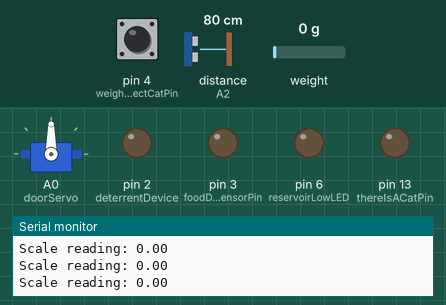
A sketch run on a simulated Arduino Uno, built with avr-gcc and run on an emulated ATmega328P. Shown: servo, output pins drawn as LEDs (lit = HIGH), the last lines printed to the serial monitor. Dashed ring = blinking. The inputs (shaded band) are chosen by the test bench; at power-on: weight on the scale 0 g, distance to the obstacle (sensor on A2) 80 cm, pin 4 (weighCorrectCatPin) HIGH.

Above: at 2.2 s.
2.3 s: weight on the scale set to 5 g
4.0 s: weight on the scale set to 8 g
7.0 s: distance to the obstacle (sensor on A2) set to 22 cm
10.0 s: distance to the obstacle (sensor on A2) set to 18 cm
At 12.7 s:
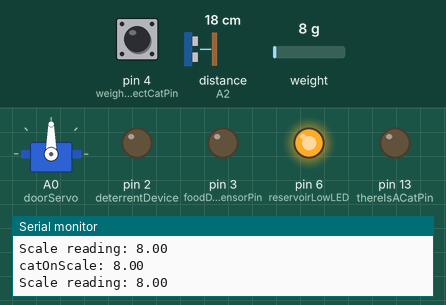
13.0 s: weight on the scale set to 936 g
16.0 s: weight on the scale set to 1062 g
At 16.73 s:
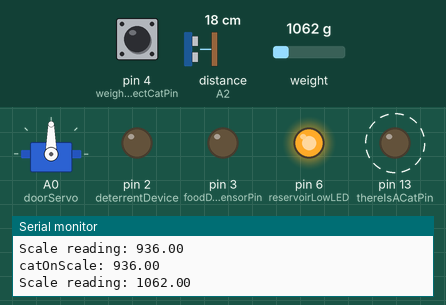
Timing chart, 0 to 21.8 s (numbered marks = the images above; inputs shaded):
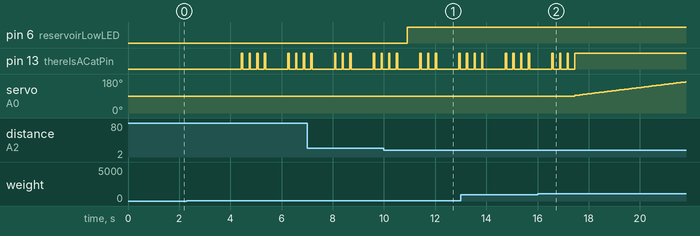

The sketch:

selectACat.ino
```cpp
// See the README for a complete "talk-through" of the project.

#include <Servo.h>
#include <NewPing.h>
#include <HX711.h>

//Establish which pins attach to which items.

Servo doorServo;

const int markPin = A1;
const int twainPin = A2;
const int scaleData = A3;
const int scaleClock = A4;
const int deterrentDevice = 2;
const int foodDispensorPin = 3;
const int weighCorrectCatPin = 4;
const int dispensorAtTopPin = 5;
const int reservoirLowLED = 6;

const int thereIsACatPin = 13;


const int doorClosedAngle = 93;
const int doorOpenAngle = 175;

const int max_distance = 20;
NewPing sonar(markPin, twainPin, max_distance);

HX711 scale(scaleData, scaleClock);
float calibration_factor = -4700;

// Varaibles
float medianCatWeight = 0;
int doorOpen = 0;
int ration = 3;
int selectorPosition = 0;
int doorAngle = doorClosedAngle;
float allowedWeightVariance = 1;
const int minimumPossibleCat = 6;

// variables for weigh-in
float readingTally = 0;
int readingNumber = 0;
float highReading = 0;
float lowReading = 1000;
float averageReading = 0;

void setup() {
  Serial.begin(9600);
  // Establich which pins are innies, which are outies
  doorServo.attach(A0);
  pinMode(deterrentDevice, OUTPUT);
  pinMode(thereIsACatPin, OUTPUT);
  pinMode(reservoirLowLED, OUTPUT);
  pinMode(foodDispensorPin, OUTPUT);
  pinMode(dispensorAtTopPin, INPUT_PULLUP);
  pinMode(weighCorrectCatPin, INPUT_PULLUP);

  // initialize the scale
  scale.set_scale(calibration_factor);
  scale.tare();  //Reset the scale to 0
}

void loop() {
  // check the distance from the lid to the top of the food pile in the reservoir
  int uS = sonar.ping_median();
  if (uS / US_ROUNDTRIP_CM > 6) {
    digitalWrite(reservoirLowLED, HIGH);
  } else {
    digitalWrite(reservoirLowLED, LOW);
  }

  // See where the selector is and change the ration as needed;
  rationRead();

  // when scale is empty, tare if the baseline drifts too much.
  if (abs(scale.get_units()) >= 0.05 && scale.get_units() < 0.1) {
    scale.tare();
  }

  // for testing purposes
  Serial.print("Scale reading: ");
  Serial.println(scale.get_units());

  // Because we're using digital PULLUP, LOW is HIGH and HIGH is LOW for all switches

  // push a button to weigh in the correct cat,
  // sets the medianCatWeight if a good reading is achieved
  if (digitalRead(weighCorrectCatPin) == LOW) {
    weighIn();
  }

  // first see that there is a cat (>6lbs) then read its weight
  if (scale.get_units() > minimumPossibleCat) {
    // get a reading and set it for this fn
    float catOnScaleWeight = readCatWeight(true);
    Serial.print("catOnScale: ");
    Serial.println(catOnScaleWeight);

    // see if in range
    if (abs(catOnScaleWeight - medianCatWeight) <= allowedWeightVariance) {
      // make this the new median weight
      medianCatWeight = catOnScaleWeight;
      Serial.print("New Median Cat Weight: ");
      Serial.println(medianCatWeight);
      // do the things for the right cat
      digitalWrite(thereIsACatPin, HIGH);
      openDoor();

      bool stillFeeding = true;
      int intruderPresenceScore = 0;
      while (stillFeeding == true) {
        // start with a 1 second reading for this iteration
        float checkWeight = readCatWeight(false);
        Serial.print("checkWeight: ");
        Serial.println(checkWeight);
        // if the cat has stepped off the scale, as indicated by the weight dropping to less than 1/3
        if (checkWeight < (medianCatWeight / 3)) {
          // close doors, end loop
          closeDoor();
          stillFeeding = false;

          // if the weight is up by the allowed variance, we have an intruider
        } else if (checkWeight - medianCatWeight > allowedWeightVariance ) {
          intruderPresenceScore += 1;
          // if the extra cat has stuck around
          if (intruderPresenceScore > 3) {
            closeDoor();
            stillFeeding = false;
          } else {
            deterrent(1000);
          }
        }
      } // end of while feeding

      intruderPresenceScore = 0;
    }

  } // end of checking the weight of the cat

} // end of main loop


void openDoor() {
  // Open the door to the open angle
  for (doorAngle = doorClosedAngle; doorAngle < doorOpenAngle; doorAngle++) {
    doorServo.write(doorAngle);
    delay(60);
  }
  doorOpen = 1;
  // drop the aloted food portion(s).
  feed();
  delay(1000);
}

void closeDoor() {
  // checking to be sure the door is open, then close it
  if (doorOpen == 1) {
    for (doorAngle = doorOpenAngle; doorAngle >= doorClosedAngle; doorAngle--) {
      doorServo.write(doorAngle);
      delay(60);
    }
    doorOpen = 0;
  }
}

void feed() {
  // use the too-much-food function? look back to commits pre 12/26/15
  // if there's not much food in the bowl and the doors are open, the hopper starts dropping portions of food.
  if (doorOpen == 1) {
    // start rotating the motor.
    // When it gets back to the top it checks weight (a higher value than above)
    // and to see that it's under ration before continuing with the rotate.
    /* Serial.print("ration: ");
      Serial.println(ration); */
    for (int i = 0 ; doorOpen == 1 && ration > i ; i++) {
      // dispensor at top will be determined by a contact to a metal plate on a disc that rotates with the dispensor ball,
      // so when it hits that plate it'll be oriented to the fill position. When it starts back up, it'll still be in contact for a bit
      while (digitalRead(dispensorAtTopPin) == LOW) {
        // rotates out of the plate zone
        digitalWrite(foodDispensorPin, HIGH);
      }
      while (digitalRead(dispensorAtTopPin) == HIGH) {
        // keeps rotating until it gets back to the plate.
        digitalWrite(foodDispensorPin, HIGH);
      }
    }
    digitalWrite(foodDispensorPin, LOW);
  }
}

void ledBlink(int blinkingLED, int blinkOnLengthMs, int blinkOffLengthMs) {
  unsigned long startMillis = millis();
  digitalWrite(blinkingLED, HIGH);
  while (millis() < startMillis + blinkOnLengthMs);
  digitalWrite(blinkingLED, LOW);
  while (millis() < startMillis + blinkOffLengthMs + blinkOnLengthMs);
}

void weighIn() {
  unsigned long startMillis = millis();
  while (digitalRead(weighCorrectCatPin) == LOW && millis() - startMillis < 2000) {
    ledBlink(thereIsACatPin, 50, 50);
    readScale();
  }
  while (digitalRead(weighCorrectCatPin) == LOW) {
    if (highReading - lowReading < 1 && lowReading > 5) {
      medianCatWeight = averageReading;
      digitalWrite(thereIsACatPin, HIGH);
      delay(2000);
      digitalWrite(thereIsACatPin, LOW);
    } else {
      startMillis = millis();
      while (millis() - startMillis < 4500) {
        ledBlink(thereIsACatPin, 1000, 500);
      }
    }
  }
  resetWeighVars();
  Serial.print("Calibrated Median Cat Weight: ");
  Serial.println(medianCatWeight);
}

void resetWeighVars() {
  readingTally = 0;
  readingNumber = 0;
  highReading = 0;
  lowReading = 1000;
  averageReading = 0;
}

// for when a weight greater than 6 lbs steps on the scale
// read for 1 second to find an average
float readCatWeight(bool doorClosed) {
  float thisCatsWeight;
  unsigned long startMillis = millis();
  while (scale.get_units() > minimumPossibleCat && millis() - startMillis < 1000) {
    ledBlink(thereIsACatPin, 50, 50);
    readScale();
  }
  // jibbering is not allowed for a door opener.
  if (highReading - lowReading > .5 && doorClosed) {
    thisCatsWeight = 0;
    resetWeighVars();
    return thisCatsWeight;

  } else {
    // throw out extremes
    averageReading = (readingTally - highReading - lowReading) / (readingNumber - 2);
    if (averageReading == 500) {
      thisCatsWeight = 0;
      return thisCatsWeight;
    } else {
      thisCatsWeight = averageReading;
      resetWeighVars();
      return thisCatsWeight;
    }
  }
}

void readScale() {
  float currentReading = scale.get_units();
  readingTally += currentReading;
  readingNumber += 1;
  if (highReading < currentReading) {
    highReading = currentReading;
  }
  if (lowReading > currentReading) {
    lowReading = currentReading;
  }
  averageReading = readingTally / readingNumber;
}

void deterrent(int deterTimeMs) {
  unsigned long startMillis = millis();
  while (millis() - startMillis < deterTimeMs) {
    digitalWrite(deterrentDevice, HIGH);
    delay(20);
    digitalWrite(deterrentDevice, LOW);
    delay(20);
  }

}


// uses binary to give each input from the rotary switch a unique value to add to the int, sets ration acordingly. This is mapped out, see the red grid notebook.
// straight up is 1, going clockwise from there. The flat part of the shaft is what was used to idicate direction.
void rationRead() {
  // todo: replace this with a user interface.
  ration = 3;
}
```

Measured:
- the behaviour switches between 21 and 20 cm on distance to the obstacle (sensor on A2) (found by bisection; images 0 and 1)
- the behaviour switches between 1000 and 1001 g on weight on the scale (found by bisection; images 1 and 2)
- after the input at 10.0 s, pin 6 (reservoirLowLED): LOW → HIGH after 0.90 s
- after the input at 16.0 s, servo on A0 (doorServo): moves from 90° to 165° over 4.3 s, starting after 1.5 s
- by itself, pin 13 (thereIsACatPin): alternates HIGH for 0.05 s and LOW for 0.25 s, 7 changes in all, then stays HIGH
